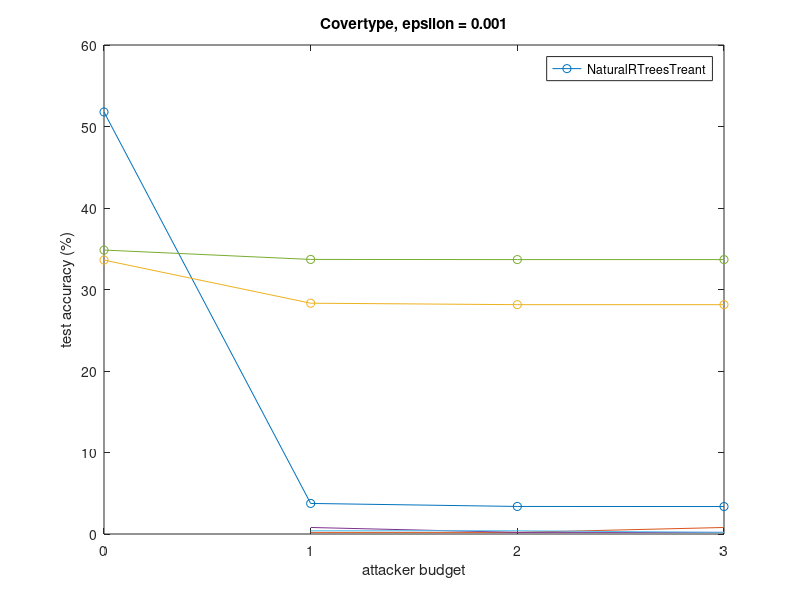
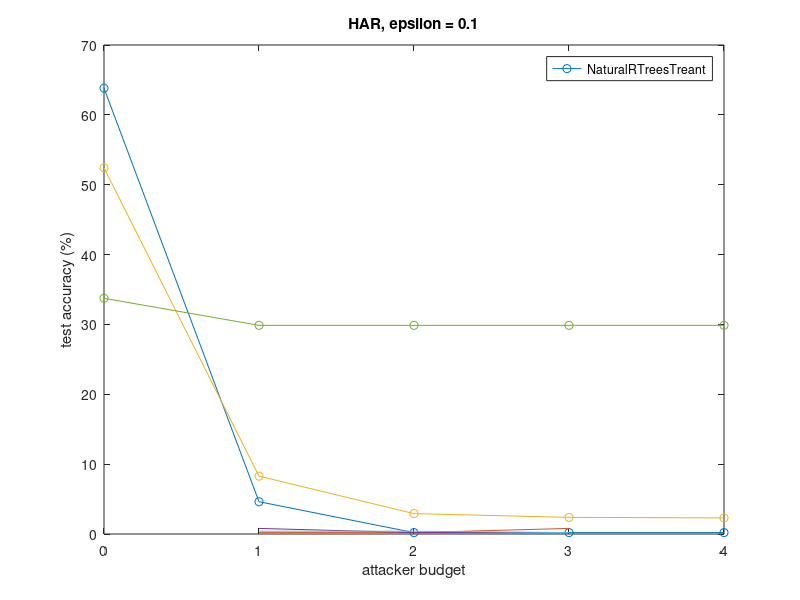

MATLAB code to generate these figures, in order: (Note: this script raises an error after producing the figures.)
% TEST ERRORS
%% Covertype, Depth 12, Eps 0.001
budget = [0 1 2 3];
standard = [51.78 3.75 3.38 3.37];
chen = [33.61 28.32 28.14 28.14];
treant = [34.84 33.69 33.67 33.67];

figure;
plot(budget, standard, "-o", MarkerFaceColor=[0.2 0.2 0.8]);
hold on;
plot(budget, chen, "-o", MarkerFaceColor=[0.8 0.2 0.2]);
plot(budget, treant, "-o", MarkerFaceColor=[0.4 0.4 0.2]);
legend(["Natural","RTrees","Treant"]);
title("Covertype, \epsilon = 0.001");
xlabel("attacker budget");
ylabel("test accuracy (%)");
xticks(budget);
print("covertype-test.png", "-dpng");

%% HAR, Depth 8, Eps 0.1
budget = [0 1 2 3 4];
standard = [63.82 4.62 0.20 0.20 0.20];
chen = [52.41 8.28 2.92 2.38 2.31];
treant = [33.74 29.87 29.87 29.87 29.87];

figure;
plot(budget, standard, "-o", MarkerFaceColor=[0.2 0.2 0.8]);
hold on;
plot(budget, chen, "-o", MarkerFaceColor=[0.8 0.2 0.2]);
plot(budget, treant, "-o", MarkerFaceColor=[0.4 0.4 0.2]);
legend(["Natural","RTrees","Treant"]);
title("HAR, \epsilon = 0.1");
xlabel("attacker budget");
ylabel("test accuracy (%)");
xticks(budget);
print("har-test.png", "-dpng");

%% MNIST, Depth 24, Eps 0.3
budget = [0 1 2];
standard = [88.2 6.0 0.55];
chen = [87.05 71.69 63.27];
treant = [35.10 24.63 23.53];
treantnc = [42.43 35.3 33.47];

%% MNIST, Depth 24, Eps 0.1
standard = [88.17];
chen = [88.46];
treantnc = [54.34];


%% MNIST N8, Depth 24, Eps 0.1
standard = [94.24];
chen = [92.30];
treant = [78.47];



% TRAIN TIMES

%% HAR, Depth 8, Eps 0.1
% ["0h 0m 24.40s", "0h 0m 57.33s", "0h 7m 35.09s"]
BARCOLORS = [0 114/255 189/255; 217/255 83/255 25/255; 237/255 177/255 32/255];
figure;
times = duration(["00:00:24", "00:00:57", "00:07:35"]);
b=bar(times, FaceColor='flat', EdgeColor=[0.3 0.3 0.3], LineWidth=1.5);
for k =1:3
    b.CData(k,:) = BARCOLORS(k,:);
end
ytickformat('hh:mm');
ylabel("training time (hh:mm)");
xticklabels(["Natural", "RTrees", "Treant"]);
title("HAR, \epsilon = 0.1");

%%  MNIST, Depth 24, Eps 0.1
% ["2h 7m 23.72s", "4h 21m 24.57s", "42h 46m 41.14s"]
figure;
times = duration(["02:07:24", "04:21:25", "42:46:41"]);
b=bar(times, FaceColor='flat', EdgeColor=[0.3 0.3 0.3], LineWidth=1.5);
for k =1:3
    b.CData(k,:) = BARCOLORS(k,:);
end
ytickformat('hh:mm');
ylabel("training time (hh:mm)");
xticklabels(["Natural", "RTrees", "Treant"]);
title("MNIST, \epsilon = 0.1");

%% MNIST N8, Depth 24, Eps 0.1
% ["1h 7m 15.33s", "1h 33m 21.69s", "27h 10m 58.73s"]
figure;
times = duration(["01:07:15", "01:33:22", "27:10:59"]);
b=bar(times, FaceColor='flat', EdgeColor=[0.3 0.3 0.3], LineWidth=1.5);
for k =1:3
    b.CData(k,:) = BARCOLORS(k,:);
end
ytickformat('hh:mm');
ylabel("training time (hh:mm)");
xticklabels(["Natural", "RTrees", "Treant"]);
title("MNIST Ensemble, \epsilon = 0.1");